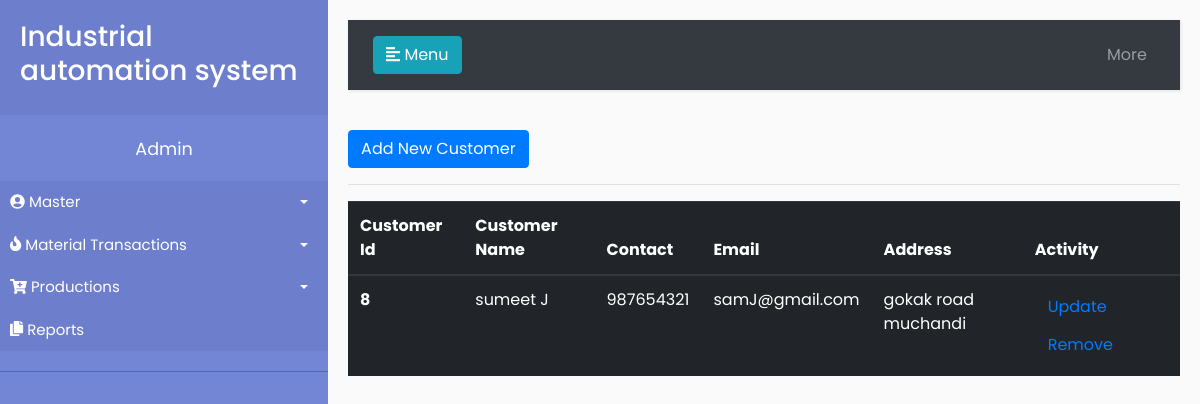
/customer/ (signed in), run on the app's committed database.
### master/models.py (models this page shows, shortened)
class Customer(models.Model):
	name = models.CharField(max_length=50)
	contact = models.PositiveIntegerField(max_length=10)
	email_id = models.EmailField(max_length=254, blank=True)
	address = models.TextField()
	created_date = models.DateTimeField(default=timezone.now)

### master/views.py (the view)
# urls.py: path('customer/', views.customer, name='customer'),
@login_required
def customer(request):
	cust = Customer.objects.all()
	return render(request, 'master/customer.html', {'cust': cust})

### master/templates/master/customer.html
{% extends 'base.html' %}
{% block content %}
<a class="btn btn-primary" href="{% url 'newcustomer' %}" role="button">Add New Customer</a> <hr/>
<table class="table table-dark">
  <thead>
    <tr>
      <th scope="col">Customer Id</th>
      <th scope="col">Customer Name</th>
      <th scope="col">Contact</th>
      <th scope="col">Email</th>
      <th scope="col">Address</th>
       <th scope="col"> Activity </th>
    </tr>
  </thead>
  <tbody>
{% for detail in cust %}
    <tr>
      <th scope="row"> {{ detail.id }}</th>
      <td>{{ detail.name }}</td>
      <td>{{ detail.contact }}</td>
      <td>{{ detail.email_id }}</td>
      <td>{{ detail.address }}</td>
      <td><a class="btn btn-link" href="{% url 'editcustomer' detail.id %}"> Update </a>
      <a class="btn btn-link confirm-delete" href="{% url 'deletecustomer' pk=detail.pk %}"> Remove </a>  </td>
    </tr>
    {% endfor %}
  </tbody>
</table>
{% endblock %}

### master/static/css/style.css (style rules this page uses)
body { font-family: 'Poppins', sans-serif; background: #fafafa; }
a, a:hover, a:focus { color: inherit; text-decoration: none; transition: all 0.3s; }

### data on the page
Customer: id "8", name "sumeet J", contact "987654321", email_id "samJ@gmail.com", address "gokak road muchandi"
